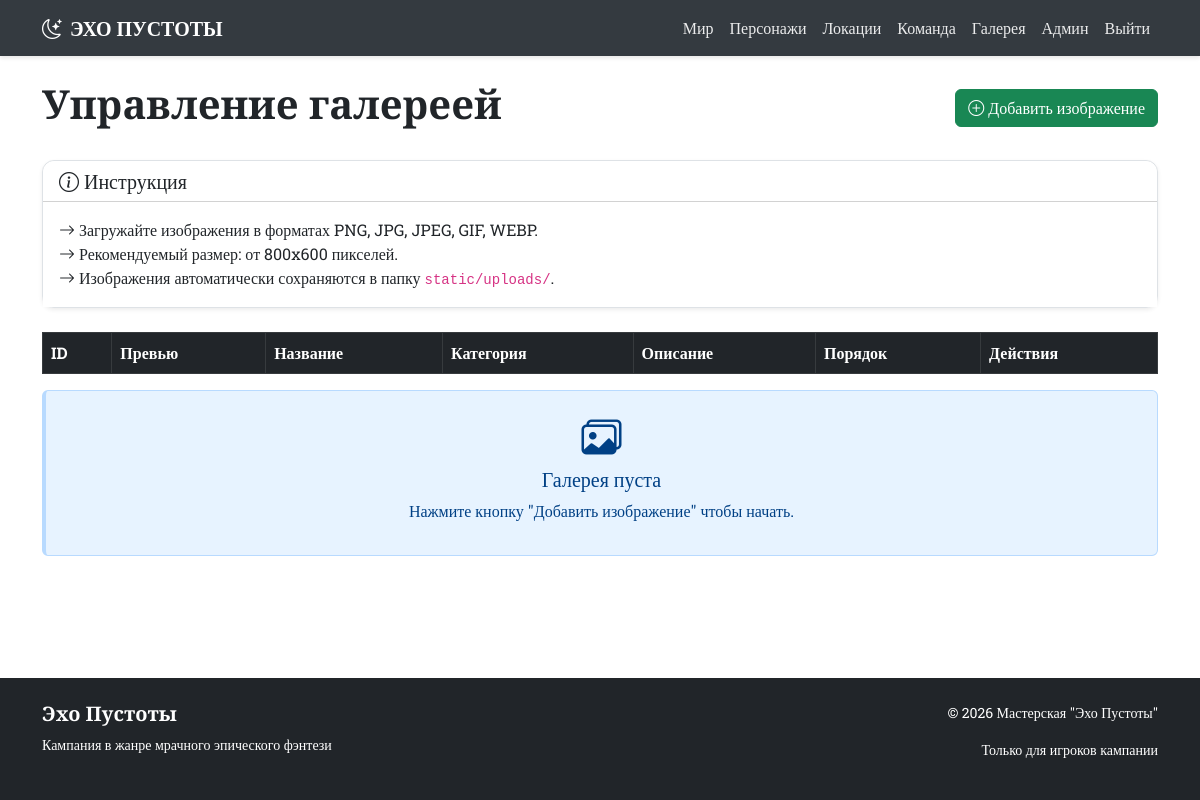
Before: /admin/gallery (signed in) with the older database file.
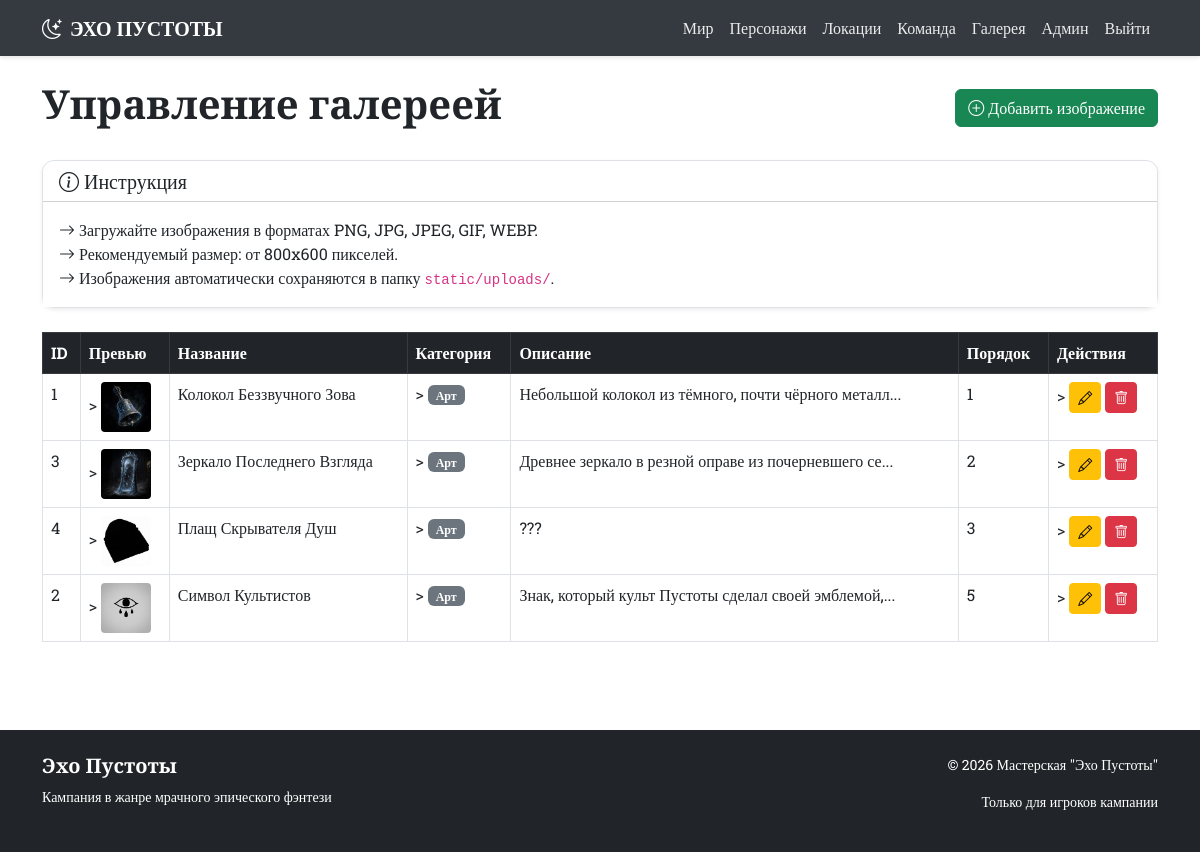
After: the same page with the newer database file.
### app.py (models this page shows)
class GalleryImage(db.Model):
    __tablename__ = 'gallery_images'
    id = db.Column(db.Integer, primary_key=True)
    title = db.Column(db.String(200), nullable=False)
    description = db.Column(db.Text)
    category = db.Column(db.String(50))
    image_filename = db.Column(db.String(300), nullable=False)
    uploaded_at = db.Column(db.DateTime, default=db.func.current_timestamp())
    sort_order = db.Column(db.Integer, default=0)

### app.py (the view)
@app.route('/admin/gallery')
@login_required
def admin_gallery():
    images = GalleryImage.query.order_by(GalleryImage.sort_order, GalleryImage.uploaded_at.desc()).all()
    return render_template('admin/gallery.html', images=images)

### app.py (called while the page is built)
@login_manager.user_loader
def load_user(user_id):
    return User.query.get(int(user_id))

### templates/admin/gallery.html (shortened to what this page needs)
{% extends "base.html" %}
{% block content %}
<div class="d-flex justify-content-between align-items-center mb-4">
    <h1 class="cinzel text-dark">Управление галереей</h1>
    <a href="{{ url_for('add_gallery_image') }}" class="btn btn-success">
        <i class="bi bi-plus-circle"></i> Добавить изображение
    </a>
</div>
<div class="card shadow-sm mb-4">
    <div class="card-header bg-white">
        <h5 class="mb-0 text-dark"><i class="bi bi-info-circle"></i> Инструкция</h5>
    </div>
    <div class="card-body bg-white">
        <p class="text-dark mb-0">
            <i class="bi bi-arrow-right"></i> Загружайте изображения в форматах PNG, JPG, JPEG, GIF, WEBP.<br>
            <i class="bi bi-arrow-right"></i> Рекомендуемый размер: от 800x600 пикселей.<br>
            <i class="bi bi-arrow-right"></i> Изображения автоматически сохраняются в папку <code>static/uploads/</code>.
        </p>
    </div>
</div>
<div class="table-responsive">
    <table class="table table-bordered table-hover">
        <thead class="table-dark">
            <tr>
                <th>ID</th>
                <th>Превью</th>
                <th>Название</th>
                <th>Категория</th>
                <th>Описание</th>
                <th>Порядок</th>
                <th>Действия</th>
            </tr>
        </thead>
        <tbody>
            {% for image in images %}
            <tr>
                <td>{{ image.id }}</td>
                <td>>
                    <img src="{{ url_for('static', filename='uploads/' + image.image_filename) }}"
                        style="width: 50px; height: 50px; object-fit: cover; border-radius: 4px;">
                </td>
                <td>{{ image.title }}</td>
                <td>>
                    <span class="badge bg-secondary">
                        {% if image.category == 'map' %}Карта
                        {% elif image.category == 'art' %}Арт
                        {% elif image.category == 'npc' %}NPC
                        {% elif image.category == 'location' %}Локация
                        {% else %}Другое{% endif %}
                    </span>
                </td>
                <td>{{ image.description[:50] }}{% if image.description|length > 50 %}...{% endif %}</td>
                <td>{{ image.sort_order }}</td>
                <td>>
                    <a href="{{ url_for('edit_gallery_image', id=image.id) }}" class="btn btn-sm btn-warning">
                        <i class="bi bi-pencil"></i>
                    </a>
                    <a href="{{ url_for('delete_gallery_image', id=image.id) }}" class="btn btn-sm btn-danger"
                        onclick="return confirm('Удалить изображение {{ image.title }}?')">
                        <i class="bi bi-trash"></i>
                    </a>
                </td>
            </tr>
            {% endfor %}
        </tbody>
    </table>
</div>
{% if not images %}
<div class="alert alert-info text-center">
    <i class="bi bi-images fs-1"></i>
    <h5>Галерея пуста</h5>
    <p>Нажмите кнопку "Добавить изображение" чтобы начать.</p>
</div>
{% endif %}
{% endblock %}

Changed rows visible on the page:
added GalleryImage: id "1", image_filename (picture), title "Колокол Беззвучного Зова", category "Арт", description "Небольшой колокол из тёмного, почти чёрного металл", sort_order "1"
added GalleryImage: id "3", image_filename (picture), title "Зеркало Последнего Взгляда", category "Арт", description "Древнее зеркало в резной оправе из почерневшего се", sort_order "2"
added GalleryImage: id "4", image_filename (picture), title "Плащ Скрывателя Душ", category "Арт", description "???", sort_order "3"
added GalleryImage: id "2", image_filename (picture), title "Символ Культистов", category "Арт", description "Знак, который культ Пустоты сделал своей эмблемой,", sort_order "5"
Other visible differences:
text no longer shown: "Галерея пуста Нажмите кнопку \"Добавить изображение\" чтобы начать."
